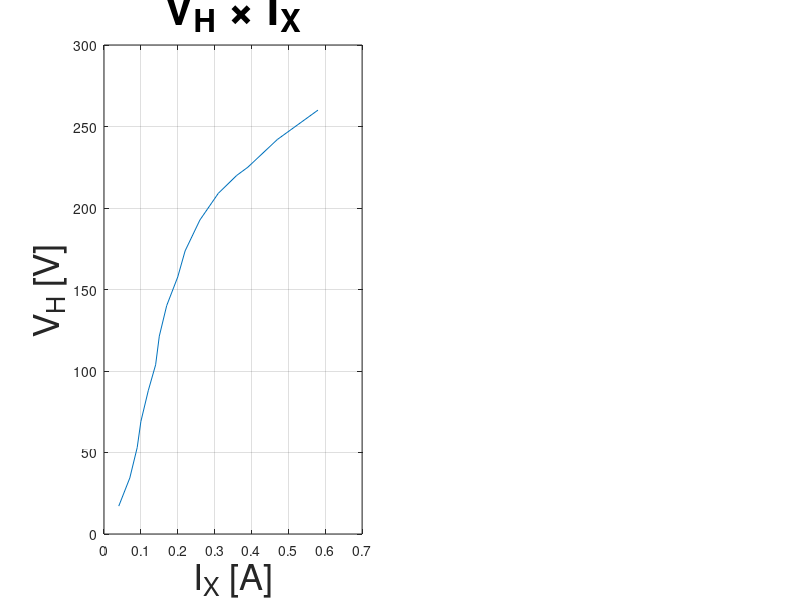

Reproduce this figure in MATLAB. (Note: this script raises an error after producing the figure.)
close all
clear
clc

V_H = [
    17.1
    34.4
    53.0
    69.0
    87.9
    103.8
    121.4
    140.1
    157.7
    173.7
    192.6
    209
    220
    225
    242
    260];

I_X = [
    0.04
    0.07
    0.09
    0.10
    0.12
    0.14
    0.15
    0.17
    0.20
    0.22
    0.26
    0.31
    0.36
    0.39
    0.47
    0.58];

k1 = 3.811e-3;
k2 = 4.059e2;

B_m = V_H*k1;
H_m = I_X*k2;

% ------------------------------
% FIGURA 1 - Já existente
% ------------------------------
figure(1);
subplot(121);
plot(I_X, V_H);
title('V_H \times I_X', 'FontSize', 32);
xlabel('I_X [A]', 'FontSize', 26);
ylabel('V_H [V]', 'FontSize', 26);
grid on
ax = gca; ax.FontSize = 14;

subplot(122);
plot(H_m, B_m);
title('B_m \times H_m', 'FontSize', 32);
xlabel('H_m [A/m]', 'FontSize', 26);
ylabel('B_m [T]', 'FontSize', 26);
grid on
ax = gca; ax.FontSize = 14;

display(B_m);
display(H_m);